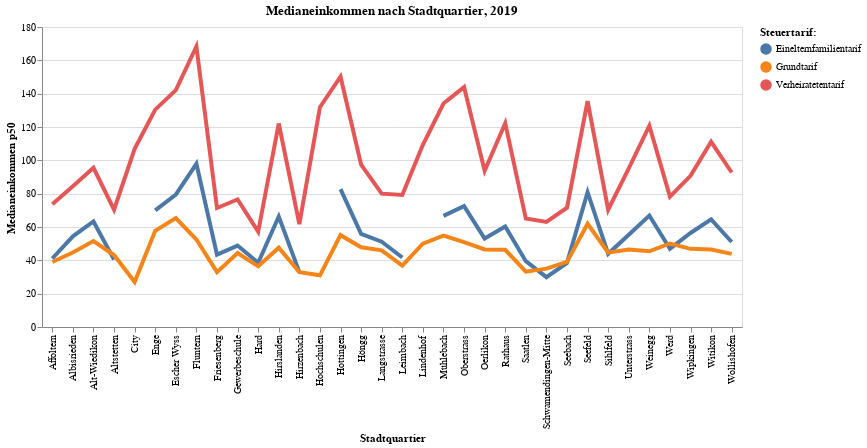

Here is the notebook cell this chart was saved with:
### Code cell
myTitle="Medianeinkommen nach Stadtquartier, 2019"

highlight = alt.selection(type='single', on='mouseover',
                          fields=['SteuerTarifLang'], nearest=True)

base = alt.Chart(myGraph,title=myTitle ).encode(
    x=alt.X('QuarLang', axis=alt.Axis(title='Stadtquartier'))
    ,y=alt.X('SteuerEinkommen_p50', axis=alt.Axis(title='Medianeinkommen p50'))
    , color=alt.Color('SteuerTarifLang', legend=alt.Legend(title="Steuertarif:", orient="right"))  
    ,tooltip=['SteuerJahr', 'QuarLang','SteuerEinkommen_p50', 'SteuerTarifLang']       
)

points = base.mark_circle().encode(
    opacity=alt.value(0)
).add_selection(
    highlight
).properties(
    width=700 , height=300
)
lines = base.mark_line().encode(
    size=alt.condition(~highlight, alt.value(1.5), alt.value(4))
).interactive()

points + lines

### Figure 1 — Vega-Lite specification as saved in the notebook (floating-point values rounded to 4 significant figures)
{"config": {"view": {"continuousWidth": 400, "continuousHeight": 300}}, "layer": [{"mark": "circle", "encoding": {"color": {"type": "nominal", "field": "SteuerTarifLang", "legend": {"orient": "right", "title": "Steuertarif:"}}, "opacity": {"value": 0}, "tooltip": [{"type": "temporal", "field": "SteuerJahr"}, {"type": "nominal", "field": "QuarLang"}, {"type": "quantitative", "field": "SteuerEinkommen_p50"}, {"type": "nominal", "field": "SteuerTarifLang"}], "x": {"type": "nominal", "axis": {"title": "Stadtquartier"}, "field": "QuarLang"}, "y": {"type": "quantitative", "axis": {"title": "Medianeinkommen p50"}, "field": "SteuerEinkommen_p50"}}, "height": 300, "selection": {"selector021": {"type": "single", "on": "mouseover", "fields": ["SteuerTarifLang"], "nearest": true}}, "title": "Medianeinkommen nach Stadtquartier, 2019", "width": 700}, {"mark": "line", "encoding": {"color": {"type": "nominal", "field": "SteuerTarifLang", "legend": {"orient": "right", "title": "Steuertarif:"}}, "size": {"condition": {"value": 1.5, "selection": {"not": "selector021"}}, "value": 4}, "tooltip": [{"type": "temporal", "field": "SteuerJahr"}, {"type": "nominal", "field": "QuarLang"}, {"type": "quantitative", "field": "SteuerEinkommen_p50"}, {"type": "nominal", "field": "SteuerTarifLang"}], "x": {"type": "nominal", "axis": {"title": "Stadtquartier"}, "field": "QuarLang"}, "y": {"type": "quantitative", "axis": {"title": "Medianeinkommen p50"}, "field": "SteuerEinkommen_p50"}}, "selection": {"selector022": {"type": "interval", "bind": "scales", "encodings": ["x", "y"]}}, "title": "Medianeinkommen nach Stadtquartier, 2019"}], "data": {"name": "data-f3d4e4d44d22a95d2dbab88ed30bc4ea"}, "$schema": "https://vega.github.io/schema/vega-lite/v4.8.1.json", "datasets": {"data-f3d4e4d44d22a95d2dbab88ed30bc4ea": [{"SteuerJahr": "2019-01-01T00:00:00", "QuarLang": "Hirzenbach", "QuarSort": 123, "SteuerTarifLang": "Einelternfamilientarif", "SteuerEinkommen_p50": 32.9}, {"SteuerJahr": "2019-01-01T00:00:00", "QuarLang": "Hirzenbach", "QuarSort": 123, "SteuerTarifLang": "Verheiratetentarif", "SteuerEinkommen_p50": 61.7}, {"SteuerJahr": "2019-01-01T00:00:00", "QuarLang": "Hirzenbach", "QuarSort": 123, "SteuerTarifLang": "Grundtarif", "SteuerEinkommen_p50": 32.9}, {"SteuerJahr": "2019-01-01T00:00:00", "QuarLang": "Schwamendingen-Mitte", "QuarSort": 122, "SteuerTarifLang": "Einelternfamilientarif", "SteuerEinkommen_p50": 29.9}, {"SteuerJahr": "2019-01-01T00:00:00", "QuarLang": "Schwamendingen-Mitte", "QuarSort": 122, "SteuerTarifLang": "Verheiratetentarif", "SteuerEinkommen_p50": 63.0}, {"SteuerJahr": "2019-01-01T00:00:00", "QuarLang": "Schwamendingen-Mitte", "QuarSort": 122, "SteuerTarifLang": "Grundtarif", "SteuerEinkommen_p50": 35.0}, {"SteuerJahr": "2019-01-01T00:00:00", "QuarLang": "Saatlen", "QuarSort": 121, "SteuerTarifLang": "Einelternfamilientarif", "SteuerEinkommen_p50": 39.5}, {"SteuerJahr": "2019-01-01T00:00:00", "QuarLang": "Saatlen", "QuarSort": 121, "SteuerTarifLang": "Verheiratetentarif", "SteuerEinkommen_p50": 65.05}, {"SteuerJahr": "2019-01-01T00:00:00", "QuarLang": "Saatlen", "QuarSort": 121, "SteuerTarifLang": "Grundtarif", "SteuerEinkommen_p50": 33.2}, {"SteuerJahr": "2019-01-01T00:00:00", "QuarLang": "Seebach", "QuarSort": 119, "SteuerTarifLang": "Einelternfamilientarif", "SteuerEinkommen_p50": 38.45}, {"SteuerJahr": "2019-01-01T00:00:00", "QuarLang": "Seebach", "QuarSort": 119, "SteuerTarifLang": "Verheiratetentarif", "SteuerEinkommen_p50": 71.55}, {"SteuerJahr": "2019-01-01T00:00:00", "QuarLang": "Seebach", "QuarSort": 119, "SteuerTarifLang": "Grundtarif", "SteuerEinkommen_p50": 39.1}, {"SteuerJahr": "2019-01-01T00:00:00", "QuarLang": "Oerlikon", "QuarSort": 115, "SteuerTarifLang": "Verheiratetentarif", "SteuerEinkommen_p50": 93.7}, {"SteuerJahr": "2019-01-01T00:00:00", "QuarLang": "Oerlikon", "QuarSort": 115, "SteuerTarifLang": "Grundtarif", "SteuerEinkommen_p50": 46.5}, {"SteuerJahr": "2019-01-01T00:00:00", "QuarLang": "Oerlikon", "QuarSort": 115, "SteuerTarifLang": "Einelternfamilientarif", "SteuerEinkommen_p50": 53.1}, {"SteuerJahr": "2019-01-01T00:00:00", "QuarLang": "Affoltern", "QuarSort": 111, "SteuerTarifLang": "Einelternfamilientarif", "SteuerEinkommen_p50": 41.1}, {"SteuerJahr": "2019-01-01T00:00:00", "QuarLang": "Affoltern", "QuarSort": 111, "SteuerTarifLang": "Verheiratetentarif", "SteuerEinkommen_p50": 73.65}, {"SteuerJahr": "2019-01-01T00:00:00", "QuarLang": "Affoltern", "QuarSort": 111, "SteuerTarifLang": "Grundtarif", "SteuerEinkommen_p50": 39.0}, {"SteuerJahr": "2019-01-01T00:00:00", "QuarLang": "Wipkingen", "QuarSort": 102, "SteuerTarifLang": "Einelternfamilientarif", "SteuerEinkommen_p50": 56.4}, {"SteuerJahr": "2019-01-01T00:00:00", "QuarLang": "Wipkingen", "QuarSort": 102, "SteuerTarifLang": "Verheiratetentarif", "SteuerEinkommen_p50": 90.7}, {"SteuerJahr": "2019-01-01T00:00:00", "QuarLang": "Wipkingen", "QuarSort": 102, "SteuerTarifLang": "Grundtarif", "SteuerEinkommen_p50": 46.9}, {"SteuerJahr": "2019-01-01T00:00:00", "QuarLang": "Höngg", "QuarSort": 101, "SteuerTarifLang": "Einelternfamilientarif", "SteuerEinkommen_p50": 55.9}, {"SteuerJahr": "2019-01-01T00:00:00", "QuarLang": "Höngg", "QuarSort": 101, "SteuerTarifLang": "Verheiratetentarif", "SteuerEinkommen_p50": 97.4}, {"SteuerJahr": "2019-01-01T00:00:00", "QuarLang": "Höngg", "QuarSort": 101, "SteuerTarifLang": "Grundtarif", "SteuerEinkommen_p50": 47.8}, {"SteuerJahr": "2019-01-01T00:00:00", "QuarLang": "Altstetten", "QuarSort": 92, "SteuerTarifLang": "Verheiratetentarif", "SteuerEinkommen_p50": 70.4}, {"SteuerJahr": "2019-01-01T00:00:00", "QuarLang": "Altstetten", "QuarSort": 92, "SteuerTarifLang": "Grundtarif", "SteuerEinkommen_p50": 43.2}, {"SteuerJahr": "2019-01-01T00:00:00", "QuarLang": "Altstetten", "QuarSort": 92, "SteuerTarifLang": "Einelternfamilientarif", "SteuerEinkommen_p50": 40.45}, {"SteuerJahr": "2019-01-01T00:00:00", "QuarLang": "Albisrieden", "QuarSort": 91, "SteuerTarifLang": "Einelternfamilientarif", "SteuerEinkommen_p50": 54.4}, {"SteuerJahr": "2019-01-01T00:00:00", "QuarLang": "Albisrieden", "QuarSort": 91, "SteuerTarifLang": "Verheiratetentarif", "SteuerEinkommen_p50": 84.4}, {"SteuerJahr": "2019-01-01T00:00:00", "QuarLang": "Albisrieden", "QuarSort": 91, "SteuerTarifLang": "Grundtarif", "SteuerEinkommen_p50": 44.7}, {"SteuerJahr": "2019-01-01T00:00:00", "QuarLang": "Weinegg", "QuarSort": 83, "SteuerTarifLang": "Einelternfamilientarif", "SteuerEinkommen_p50": 66.9}, {"SteuerJahr": "2019-01-01T00:00:00", "QuarLang": "Weinegg", "QuarSort": 83, "SteuerTarifLang": "Verheiratetentarif", "SteuerEinkommen_p50": 120.8}, {"SteuerJahr": "2019-01-01T00:00:00", "QuarLang": "Weinegg", "QuarSort": 83, "SteuerTarifLang": "Grundtarif", "SteuerEinkommen_p50": 45.4}, {"SteuerJahr": "2019-01-01T00:00:00", "QuarLang": "Mühlebach", "QuarSort": 82, "SteuerTarifLang": "Einelternfamilientarif", "SteuerEinkommen_p50": 66.7}, {"SteuerJahr": "2019-01-01T00:00:00", "QuarLang": "Mühlebach", "QuarSort": 82, "SteuerTarifLang": "Verheiratetentarif", "SteuerEinkommen_p50": 134.1}, {"SteuerJahr": "2019-01-01T00:00:00", "QuarLang": "Mühlebach", "QuarSort": 82, "SteuerTarifLang": "Grundtarif", "SteuerEinkommen_p50": 54.85}, {"SteuerJahr": "2019-01-01T00:00:00", "QuarLang": "Seefeld", "QuarSort": 81, "SteuerTarifLang": "Verheiratetentarif", "SteuerEinkommen_p50": 135.6}, {"SteuerJahr": "2019-01-01T00:00:00", "QuarLang": "Seefeld", "QuarSort": 81, "SteuerTarifLang": "Grundtarif", "SteuerEinkommen_p50": 61.9}, {"SteuerJahr": "2019-01-01T00:00:00", "QuarLang": "Seefeld", "QuarSort": 81, "SteuerTarifLang": "Einelternfamilientarif", "SteuerEinkommen_p50": 80.9}, {"SteuerJahr": "2019-01-01T00:00:00", "QuarLang": "Witikon", "QuarSort": 74, "SteuerTarifLang": "Einelternfamilientarif", "SteuerEinkommen_p50": 64.55}, {"SteuerJahr": "2019-01-01T00:00:00", "QuarLang": "Witikon", "QuarSort": 74, "SteuerTarifLang": "Verheiratetentarif", "SteuerEinkommen_p50": 111.1}, {"SteuerJahr": "2019-01-01T00:00:00", "QuarLang": "Witikon", "QuarSort": 74, "SteuerTarifLang": "Grundtarif", "SteuerEinkommen_p50": 46.5}, {"SteuerJahr": "2019-01-01T00:00:00", "QuarLang": "Hirslanden", "QuarSort": 73, "SteuerTarifLang": "Einelternfamilientarif", "SteuerEinkommen_p50": 66.3}, {"SteuerJahr": "2019-01-01T00:00:00", "QuarLang": "Hirslanden", "QuarSort": 73, "SteuerTarifLang": "Verheiratetentarif", "SteuerEinkommen_p50": 122.1}, {"SteuerJahr": "2019-01-01T00:00:00", "QuarLang": "Hirslanden", "QuarSort": 73, "SteuerTarifLang": "Grundtarif", "SteuerEinkommen_p50": 47.6}, {"SteuerJahr": "2019-01-01T00:00:00", "QuarLang": "Hottingen", "QuarSort": 72, "SteuerTarifLang": "Grundtarif", "SteuerEinkommen_p50": 55.1}, {"SteuerJahr": "2019-01-01T00:00:00", "QuarLang": "Hottingen", "QuarSort": 72, "SteuerTarifLang": "Einelternfamilientarif", "SteuerEinkommen_p50": 82.7}, {"SteuerJahr": "2019-01-01T00:00:00", "QuarLang": "Hottingen", "QuarSort": 72, "SteuerTarifLang": "Verheiratetentarif", "SteuerEinkommen_p50": 150.2}, {"SteuerJahr": "2019-01-01T00:00:00", "QuarLang": "Fluntern", "QuarSort": 71, "SteuerTarifLang": "Verheiratetentarif", "SteuerEinkommen_p50": 168.3}, {"SteuerJahr": "2019-01-01T00:00:00", "QuarLang": "Fluntern", "QuarSort": 71, "SteuerTarifLang": "Einelternfamilientarif", "SteuerEinkommen_p50": 97.9}, {"SteuerJahr": "2019-01-01T00:00:00", "QuarLang": "Fluntern", "QuarSort": 71, "SteuerTarifLang": "Grundtarif", "SteuerEinkommen_p50": 52.5}, {"SteuerJahr": "2019-01-01T00:00:00", "QuarLang": "Oberstrass", "QuarSort": 63, "SteuerTarifLang": "Einelternfamilientarif", "SteuerEinkommen_p50": 72.5}, {"SteuerJahr": "2019-01-01T00:00:00", "QuarLang": "Oberstrass", "QuarSort": 63, "SteuerTarifLang": "Verheiratetentarif", "SteuerEinkommen_p50": 143.9}, {"SteuerJahr": "2019-01-01T00:00:00", "QuarLang": "Oberstrass", "QuarSort": 63, "SteuerTarifLang": "Grundtarif", "SteuerEinkommen_p50": 50.9}, {"SteuerJahr": "2019-01-01T00:00:00", "QuarLang": "Unterstrass", "QuarSort": 61, "SteuerTarifLang": "Einelternfamilientarif", "SteuerEinkommen_p50": 55.4}, {"SteuerJahr": "2019-01-01T00:00:00", "QuarLang": "Unterstrass", "QuarSort": 61, "SteuerTarifLang": "Verheiratetentarif", "SteuerEinkommen_p50": 95.2}, {"SteuerJahr": "2019-01-01T00:00:00", "QuarLang": "Unterstrass", "QuarSort": 61, "SteuerTarifLang": "Grundtarif", "SteuerEinkommen_p50": 46.5}, {"SteuerJahr": "2019-01-01T00:00:00", "QuarLang": "Escher Wyss", "QuarSort": 52, "SteuerTarifLang": "Einelternfamilientarif", "SteuerEinkommen_p50": 79.4}, {"SteuerJahr": "2019-01-01T00:00:00", "QuarLang": "Escher Wyss", "QuarSort": 52, "SteuerTarifLang": "Verheiratetentarif", "SteuerEinkommen_p50": 142.1}, {"SteuerJahr": "2019-01-01T00:00:00", "QuarLang": "Escher Wyss", "QuarSort": 52, "SteuerTarifLang": "Grundtarif", "SteuerEinkommen_p50": 65.3}, {"SteuerJahr": "2019-01-01T00:00:00", "QuarLang": "Gewerbeschule", "QuarSort": 51, "SteuerTarifLang": "Einelternfamilientarif", "SteuerEinkommen_p50": 48.85}, {"SteuerJahr": "2019-01-01T00:00:00", "QuarLang": "Gewerbeschule", "QuarSort": 51, "SteuerTarifLang": "Verheiratetentarif", "SteuerEinkommen_p50": 76.5}, {"SteuerJahr": "2019-01-01T00:00:00", "QuarLang": "Gewerbeschule", "QuarSort": 51, "SteuerTarifLang": "Grundtarif", "SteuerEinkommen_p50": 44.4}, {"SteuerJahr": "2019-01-01T00:00:00", "QuarLang": "Hard", "QuarSort": 44, "SteuerTarifLang": "Verheiratetentarif", "SteuerEinkommen_p50": 57.2}, {"SteuerJahr": "2019-01-01T00:00:00", "QuarLang": "Hard", "QuarSort": 44, "SteuerTarifLang": "Grundtarif", "SteuerEinkommen_p50": 36.4}, {"SteuerJahr": "2019-01-01T00:00:00", "QuarLang": "Hard", "QuarSort": 44, "SteuerTarifLang": "Einelternfamilientarif", "SteuerEinkommen_p50": 38.55}, {"SteuerJahr": "2019-01-01T00:00:00", "QuarLang": "Langstrasse", "QuarSort": 42, "SteuerTarifLang": "Einelternfamilientarif", "SteuerEinkommen_p50": 51.2}, {"SteuerJahr": "2019-01-01T00:00:00", "QuarLang": "Langstrasse", "QuarSort": 42, "SteuerTarifLang": "Verheiratetentarif", "SteuerEinkommen_p50": 80.0}, {"SteuerJahr": "2019-01-01T00:00:00", "QuarLang": "Langstrasse", "QuarSort": 42, "SteuerTarifLang": "Grundtarif", "SteuerEinkommen_p50": 46.0}, {"SteuerJahr": "2019-01-01T00:00:00", "QuarLang": "Werd", "QuarSort": 41, "SteuerTarifLang": "Einelternfamilientarif", "SteuerEinkommen_p50": 46.9}, {"SteuerJahr": "2019-01-01T00:00:00", "QuarLang": "Werd", "QuarSort": 41, "SteuerTarifLang": "Verheiratetentarif", "SteuerEinkommen_p50": 78.2}, {"SteuerJahr": "2019-01-01T00:00:00", "QuarLang": "Werd", "QuarSort": 41, "SteuerTarifLang": "Grundtarif", "SteuerEinkommen_p50": 50.1}, {"SteuerJahr": "2019-01-01T00:00:00", "QuarLang": "Sihlfeld", "QuarSort": 34, "SteuerTarifLang": "Einelternfamilientarif", "SteuerEinkommen_p50": 43.9}, {"SteuerJahr": "2019-01-01T00:00:00", "QuarLang": "Sihlfeld", "QuarSort": 34, "SteuerTarifLang": "Verheiratetentarif", "SteuerEinkommen_p50": 70.4}, {"SteuerJahr": "2019-01-01T00:00:00", "QuarLang": "Sihlfeld", "QuarSort": 34, "SteuerTarifLang": "Grundtarif", "SteuerEinkommen_p50": 44.6}, {"SteuerJahr": "2019-01-01T00:00:00", "QuarLang": "Friesenberg", "QuarSort": 33, "SteuerTarifLang": "Verheiratetentarif", "SteuerEinkommen_p50": 71.4}, {"SteuerJahr": "2019-01-01T00:00:00", "QuarLang": "Friesenberg", "QuarSort": 33, "SteuerTarifLang": "Grundtarif", "SteuerEinkommen_p50": 32.9}, {"SteuerJahr": "2019-01-01T00:00:00", "QuarLang": "Friesenberg", "QuarSort": 33, "SteuerTarifLang": "Einelternfamilientarif", "SteuerEinkommen_p50": 43.45}, {"SteuerJahr": "2019-01-01T00:00:00", "QuarLang": "Alt-Wiedikon", "QuarSort": 31, "SteuerTarifLang": "Einelternfamilientarif", "SteuerEinkommen_p50": 63.3}, {"SteuerJahr": "2019-01-01T00:00:00", "QuarLang": "Alt-Wiedikon", "QuarSort": 31, "SteuerTarifLang": "Verheiratetentarif", "SteuerEinkommen_p50": 95.5}, {"SteuerJahr": "2019-01-01T00:00:00", "QuarLang": "Alt-Wiedikon", "QuarSort": 31, "SteuerTarifLang": "Grundtarif", "SteuerEinkommen_p50": 51.6}, {"SteuerJahr": "2019-01-01T00:00:00", "QuarLang": "Enge", "QuarSort": 24, "SteuerTarifLang": "Einelternfamilientarif", "SteuerEinkommen_p50": 70.0}, {"SteuerJahr": "2019-01-01T00:00:00", "QuarLang": "Enge", "QuarSort": 24, "SteuerTarifLang": "Verheiratetentarif", "SteuerEinkommen_p50": 130.4}, {"SteuerJahr": "2019-01-01T00:00:00", "QuarLang": "Enge", "QuarSort": 24, "SteuerTarifLang": "Grundtarif", "SteuerEinkommen_p50": 57.7}, {"SteuerJahr": "2019-01-01T00:00:00", "QuarLang": "Leimbach", "QuarSort": 23, "SteuerTarifLang": "Grundtarif", "SteuerEinkommen_p50": 36.8}, {"SteuerJahr": "2019-01-01T00:00:00", "QuarLang": "Leimbach", "QuarSort": 23, "SteuerTarifLang": "Einelternfamilientarif", "SteuerEinkommen_p50": 41.7}, {"SteuerJahr": "2019-01-01T00:00:00", "QuarLang": "Leimbach", "QuarSort": 23, "SteuerTarifLang": "Verheiratetentarif", "SteuerEinkommen_p50": 79.2}, {"SteuerJahr": "2019-01-01T00:00:00", "QuarLang": "Wollishofen", "QuarSort": 21, "SteuerTarifLang": "Grundtarif", "SteuerEinkommen_p50": 43.9}, {"SteuerJahr": "2019-01-01T00:00:00", "QuarLang": "Wollishofen", "QuarSort": 21, "SteuerTarifLang": "Verheiratetentarif", "SteuerEinkommen_p50": 92.7}, {"SteuerJahr": "2019-01-01T00:00:00", "QuarLang": "Wollishofen", "QuarSort": 21, "SteuerTarifLang": "Einelternfamilientarif", "SteuerEinkommen_p50": 51.0}, {"SteuerJahr": "2019-01-01T00:00:00", "QuarLang": "City", "QuarSort": 14, "SteuerTarifLang": "Einelternfamilientarif", "SteuerEinkommen_p50": null}, {"SteuerJahr": "2019-01-01T00:00:00", "QuarLang": "City", "QuarSort": 14, "SteuerTarifLang": "Verheiratetentarif", "SteuerEinkommen_p50": 106.9}, {"SteuerJahr": "2019-01-01T00:00:00", "QuarLang": "City", "QuarSort": 14, "SteuerTarifLang": "Grundtarif", "SteuerEinkommen_p50": 27.0}, {"SteuerJahr": "2019-01-01T00:00:00", "QuarLang": "Lindenhof", "QuarSort": 13, "SteuerTarifLang": "Einelternfamilientarif", "SteuerEinkommen_p50": null}, {"SteuerJahr": "2019-01-01T00:00:00", "QuarLang": "Lindenhof", "QuarSort": 13, "SteuerTarifLang": "Verheiratetentarif", "SteuerEinkommen_p50": 109.3}, {"SteuerJahr": "2019-01-01T00:00:00", "QuarLang": "Lindenhof", "QuarSort": 13, "SteuerTarifLang": "Grundtarif", "SteuerEinkommen_p50": 50.0}, {"SteuerJahr": "2019-01-01T00:00:00", "QuarLang": "Hochschulen", "QuarSort": 12, "SteuerTarifLang": "Verheiratetentarif", "SteuerEinkommen_p50": 131.8}, {"SteuerJahr": "2019-01-01T00:00:00", "QuarLang": "Hochschulen", "QuarSort": 12, "SteuerTarifLang": "Grundtarif", "SteuerEinkommen_p50": 31.0}, {"SteuerJahr": "2019-01-01T00:00:00", "QuarLang": "Hochschulen", "QuarSort": 12, "SteuerTarifLang": "Einelternfamilientarif", "SteuerEinkommen_p50": null}, {"SteuerJahr": "2019-01-01T00:00:00", "QuarLang": "Rathaus", "QuarSort": 11, "SteuerTarifLang": "Einelternfamilientarif", "SteuerEinkommen_p50": 60.35}, {"SteuerJahr": "2019-01-01T00:00:00", "QuarLang": "Rathaus", "QuarSort": 11, "SteuerTarifLang": "Verheiratetentarif", "SteuerEinkommen_p50": 122.3}, {"SteuerJahr": "2019-01-01T00:00:00", "QuarLang": "Rathaus", "QuarSort": 11, "SteuerTarifLang": "Grundtarif", "SteuerEinkommen_p50": 46.3}]}}
